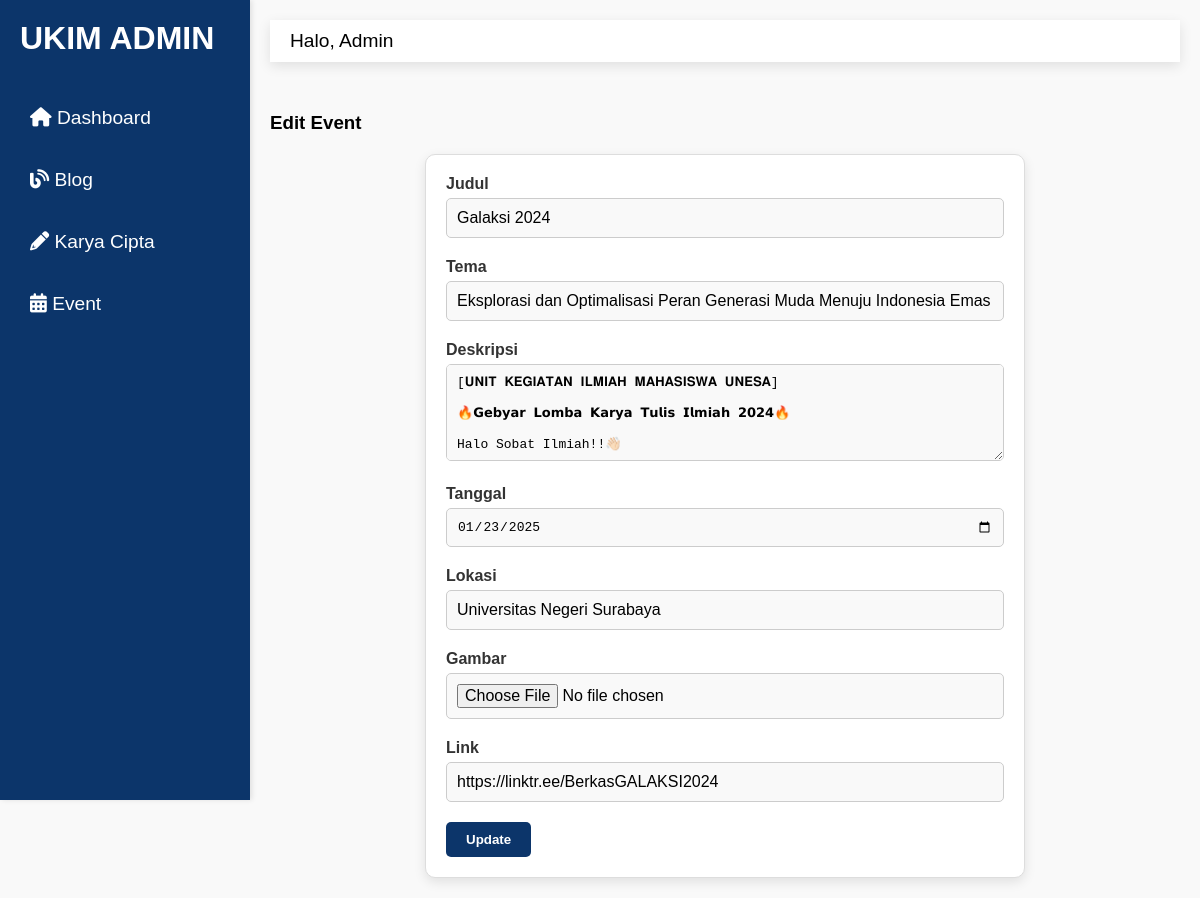
The page /admin/event-edit.php?id=1 on the database as committed earlier.
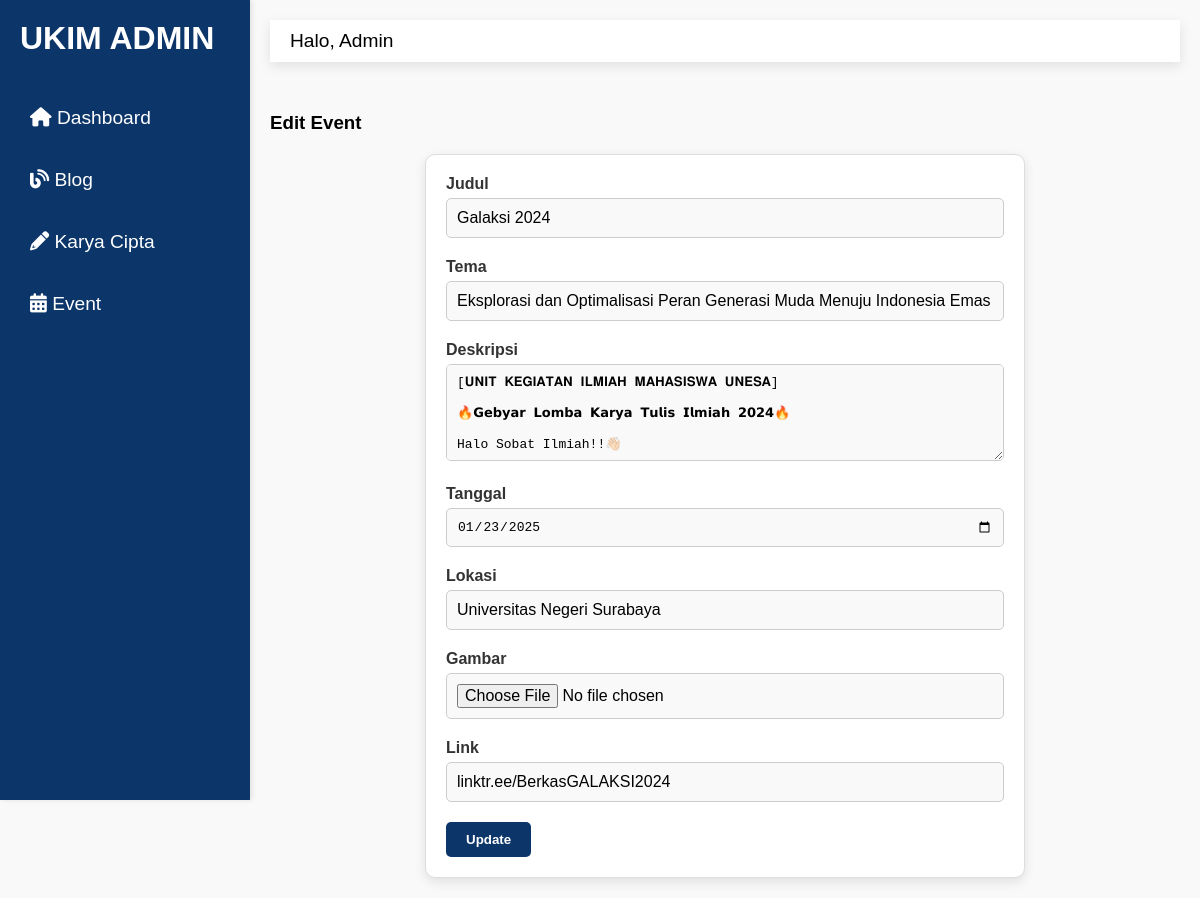
The same page on the database as committed later.
### tables this page shows
CREATE TABLE `events` (
  `id_event` int NOT NULL,
  `judul` varchar(255) NOT NULL,
  `tema` varchar(255) NOT NULL,
  `deskripsi` longtext NOT NULL,
  `tgl_event` date NOT NULL,
  `lokasi` varchar(255) NOT NULL,
  `gambar` varchar(255) DEFAULT NULL,
  `link` varchar(255) NOT NULL,
  `tgl` timestamp NULL DEFAULT CURRENT_TIMESTAMP
);

### admin/event-edit.php (the view, shortened to what this page needs)
<?php
include('./layout/header-admin.php');
$id_event = mysqli_real_escape_string($conn, $_GET['id']);
$sql = "SELECT * FROM events WHERE id_event = '$id_event'";
$result = mysqli_query($conn, $sql);
$row = mysqli_fetch_assoc($result);
?>
<body>
    <div class="main-table">
        <h3 class="mb-3">Edit Event</h3>
        <form method="POST" enctype="multipart/form-data">
            <div class="mb-3">
                <label for="judul" class="form-label">Judul</label>
                <input type="text" class="form-control" id="judul" name="judul" value="<?= htmlspecialchars($row['judul']); ?>" required>
            </div>
            <div class="mb-3">
                <label for="tema" class="form-label">Tema</label>
                <input type="text" class="form-control" id="tema" name="tema" value="<?= htmlspecialchars($row['tema']); ?>" required>
            </div>
            <div class="mb-3">
                <label for="deskripsi" class="form-label">Deskripsi</label>
                <textarea class="form-control" id="deskripsi" name="deskripsi" rows="5" required><?= htmlspecialchars($row['deskripsi']); ?></textarea>
            </div>
            <div class="mb-3">
                <label for="tgl_event" class="form-label">Tanggal</label>
                <input type="date" id="tgl_event" name="tgl_event" value="<?= htmlspecialchars($row['tgl_event']); ?>" required>
            </div>
            <div class="mb-3">
                <label for="lokasi" class="form-label">Lokasi</label>
                <input type="text" class="form-control" id="lokasi" name="lokasi" value="<?= htmlspecialchars($row['lokasi']); ?>" required>
            </div>
            <div class="mb-3">
                <label for="gambar" class="form-label">Gambar</label>
                <input type="file" class="form-control" id="gambar" name="gambar">
            </div>
            <div class="mb-3">
                <label for="link" class="form-label">Link</label>
                <input type="url" class="form-control" id="link" name="link" value="<?= htmlspecialchars($row['link']); ?>" required>
            </div>
            <button type="submit" class="btn btn-success">Update</button>
        </form>
    </div>
</body>
</html>

Rows that differ between the two databases and show on the page:
changed events "Universitas Negeri Surabaya": link "https://linktr.ee/BerkasGALAKSI2024" → "linktr.ee/BerkasGALAKSI2024"
